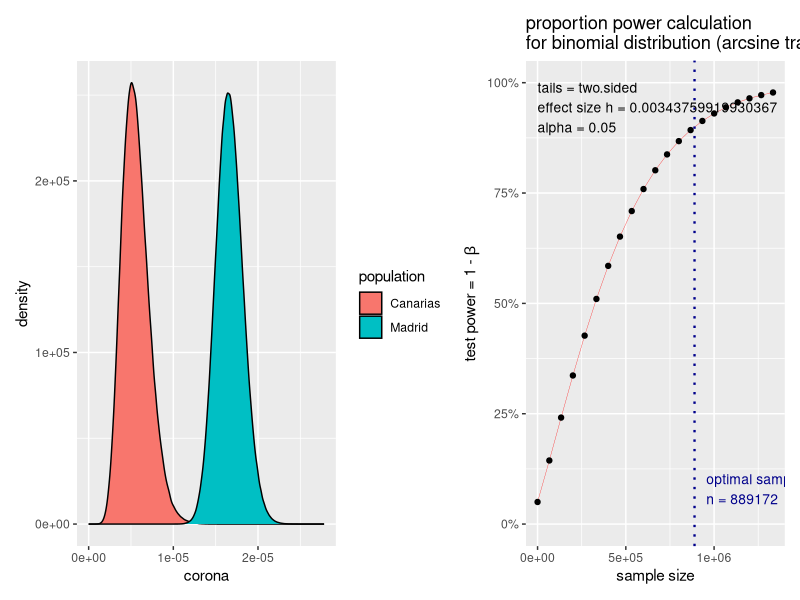

Write R code to recreate this figure.
library(patchwork)
library(ggplot2)
library(dplyr)
library(pwr)


n_canarias <- 2153000
n_madrid <- 6550000

cases_canarias <- 12
cases_madrid <- 109

# We are supposing the corona virus test is taked by all of the population
p_canarias <- rbeta(n_canarias, cases_canarias,
                    n_canarias - cases_canarias)

p_madrid <- rbeta(n_madrid, cases_madrid,
                  n_madrid - cases_madrid)

data <- data.frame(population=c(rep('Canarias', length(p_canarias)),
                                rep('Madrid', length(p_madrid))),
                   corona=c(p_canarias, p_madrid))

xlimit <- 2 * mean(data$corona)

density_plot <- data %>%
  sample_frac(.2) %>%
  filter(corona < xlimit) %>% 
  ggplot(aes(x = corona)) +
  geom_density(aes(fill = population)) +
  scale_x_continuous(limits = c(0, xlimit))

power_90 <- pwr.p.test(ES.h(p1 = mean(p_canarias),
                            p2 = mean(p_madrid)),
                       sig.level = 0.05,
                       power = 0.9)

power_plot <- plot(power_90)

density_plot + power_plot
